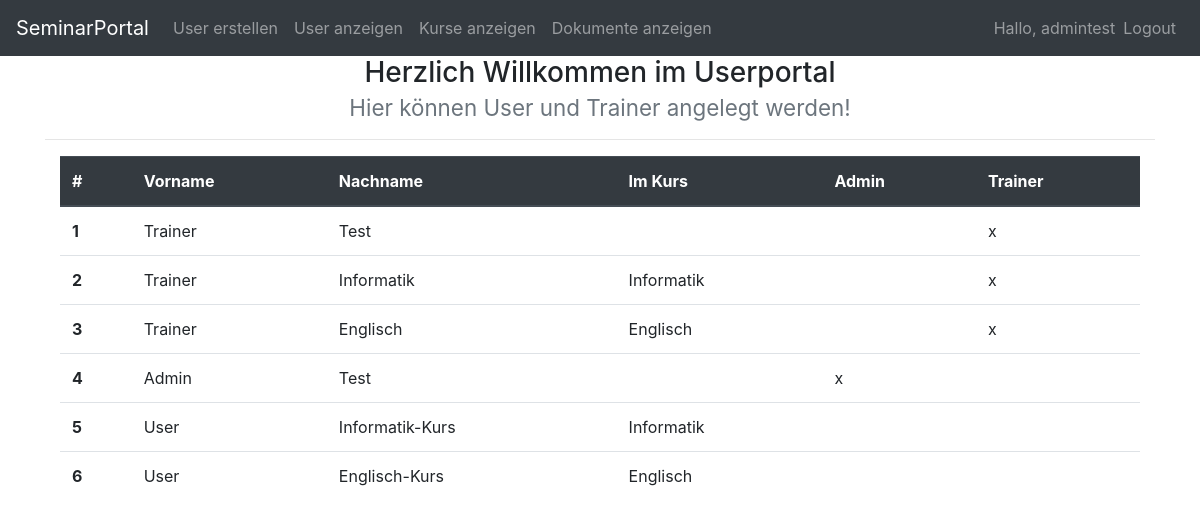
The app's page /Seminarportal_GREL/showuser.php (signed in) with its own data.
### tables this page shows
CREATE TABLE `user` (
  `ID` int(11) NOT NULL,
  `KURS_ID` int(11) DEFAULT NULL,
  `username` varchar(100) DEFAULT NULL,
  `userpassword` varchar(1000) DEFAULT NULL,
  `admin` tinyint(4) DEFAULT NULL,
  `trainer` tinyint(4) DEFAULT NULL,
  `vorname` varchar(100) DEFAULT NULL,
  `nachname` varchar(100) DEFAULT NULL,
  `titel` varchar(100) DEFAULT NULL,
  `geschlecht` int(11) DEFAULT NULL,
  `telefonnummer` varchar(100) DEFAULT NULL,
  `email` varchar(100) DEFAULT NULL,
  `strasse` varchar(100) DEFAULT NULL,
  `strassennummer` varchar(100) DEFAULT NULL,
  `PLZ` varchar(100) DEFAULT NULL,
  `Ort` varchar(100) DEFAULT NULL
);

CREATE TABLE `kurs` (
  `ID` int(11) NOT NULL,
  `TRAINER_ID` int(11) DEFAULT NULL,
  `Kursname` varchar(100) DEFAULT NULL,
  `Kursbeschreibung` varchar(1000) DEFAULT NULL
);

### Seminarportal_GREL/connection.php (called while the page is built, shortened)
<?php
    class dbConnection
    {
        private $servername = 'localhost';
        private $username = 'root';
        private $password = '';
        private $dbname = 'Seminarportal';
		private $conn;
        public function dbConnection()
        {
            $this->conn = new mysqli($this->servername, $this->username, $this->password, $this->dbname);
        }
public function getallusers(){
$sql = 'SELECT user.ID, user.admin, user.trainer, user.vorname, user.nachname, kurs.kursname FROM user LEFT OUTER JOIN kurs ON user.KURS_ID = kurs.ID';
$stmt = $this->conn->prepare($sql);
$stmt->execute();
$result = $stmt->get_result();
$users = $result->fetch_all(MYSQLI_ASSOC);
return $users;
}
}
$database_connection = new dbConnection();

### Seminarportal_GREL/showuser.php (the view, shortened to what this page needs)
<?php
require_once 'connection.php';
$users = $database_connection->getallusers();
?>
<!DOCTYPE html>
<html lang="en">
	<head>
		<link rel="stylesheet" href="https://stackpath.bootstrapcdn.com/bootstrap/4.3.1/css/bootstrap.min.css"
>
	</head>
<body>
<?php require_once 'navbar.php'; ?>
<div class="container">
<h3 style="text-align: center;">
	Herzlich Willkommen im Userportal<br>
	<small class="text-muted">Hier können User und Trainer angelegt werden!</small><hr>
</h3>
<div class="container">
	<table class="table">
		<thead class="thead-dark">
			<tr>
				<th scope="col">#</th>
				<th scope="col">Vorname</th>
				<th scope="col">Nachname</th>
				<th scope="col">Im Kurs</th>
				<th scope="col">Admin</th>
				<th scope="col">Trainer</th>
			</tr>
		</thead>
		<tbody>
			<?php
			$rownumber = 1;
			foreach ($users as $user) {
				echo '<tr>';
					echo '<th scope="row">' . $rownumber . '</th>';
					echo '<td>' . $user['vorname'] . '</td>';
					echo '<td>' . $user['nachname'] . '</td>';
					echo '<td>' . $user['kursname'] . '</td>';
					$admin = '';
					$trainer = '';
					if ($user['admin'] == 1) {
						$admin = 'x';
					}
					if ($user['trainer'] == 1) {
						$trainer = 'x';
					}
					echo '<td>' . $admin . '</td>';
					echo '<td>' . $trainer . '</td>';
					$rownumber++;
				echo '</tr>';
			}
			?>
		</tbody>
	</table>
</div>
</div>
</body>
</html>

### records on screen
user: vorname "Trainer", nachname "Test", trainer "x"
user: vorname "Trainer", nachname "Informatik", KURS_ID.Kursname "Informatik", trainer "x"
user: vorname "Trainer", nachname "Englisch", KURS_ID.Kursname "Englisch", trainer "x"
user: vorname "Admin", nachname "Test", admin "x"
user: vorname "User", nachname "Informatik-Kurs", KURS_ID.Kursname "Informatik"
user: vorname "User", nachname "Englisch-Kurs", KURS_ID.Kursname "Englisch"

### other values on screen
$_SESSION['username'] "admintest"
